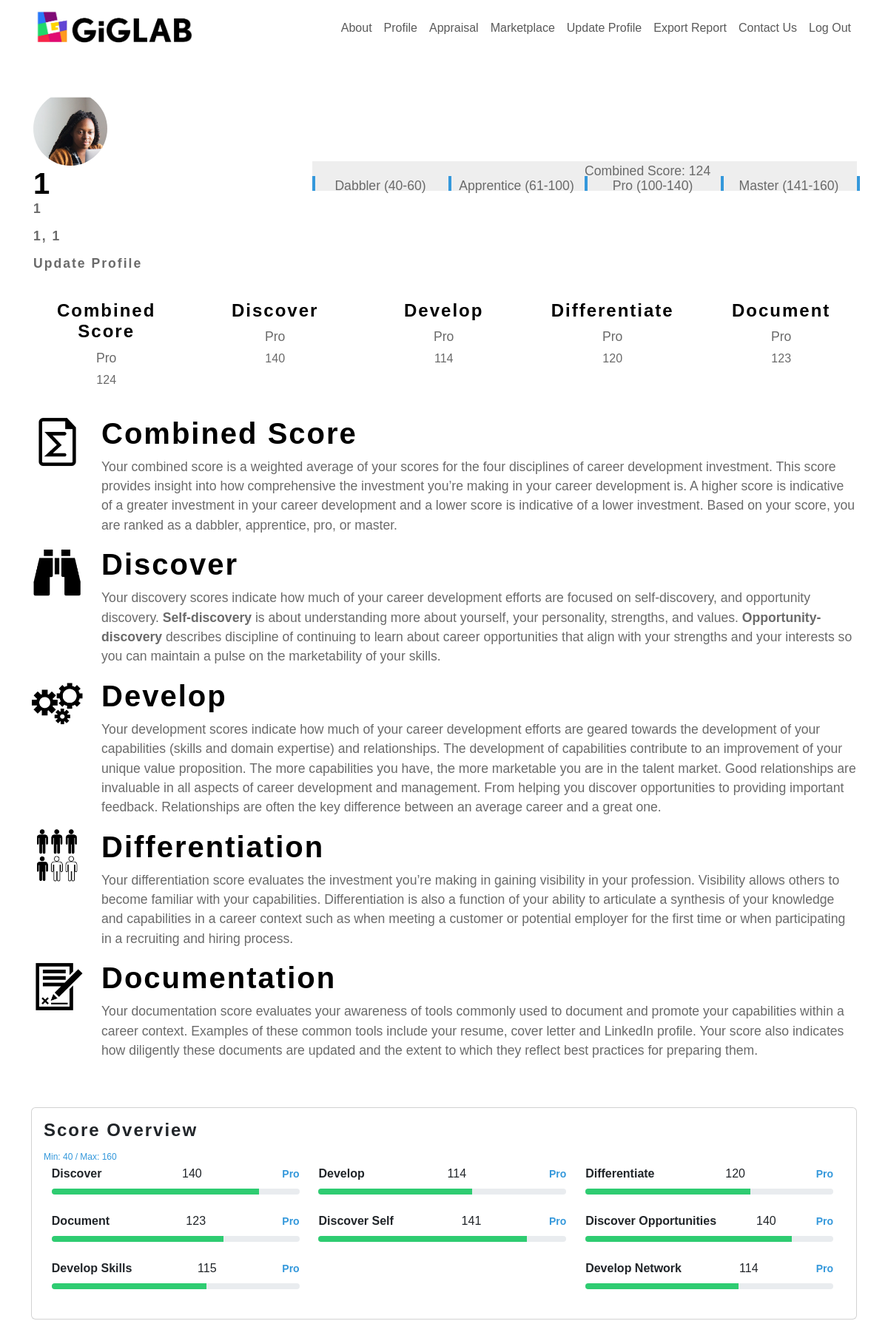
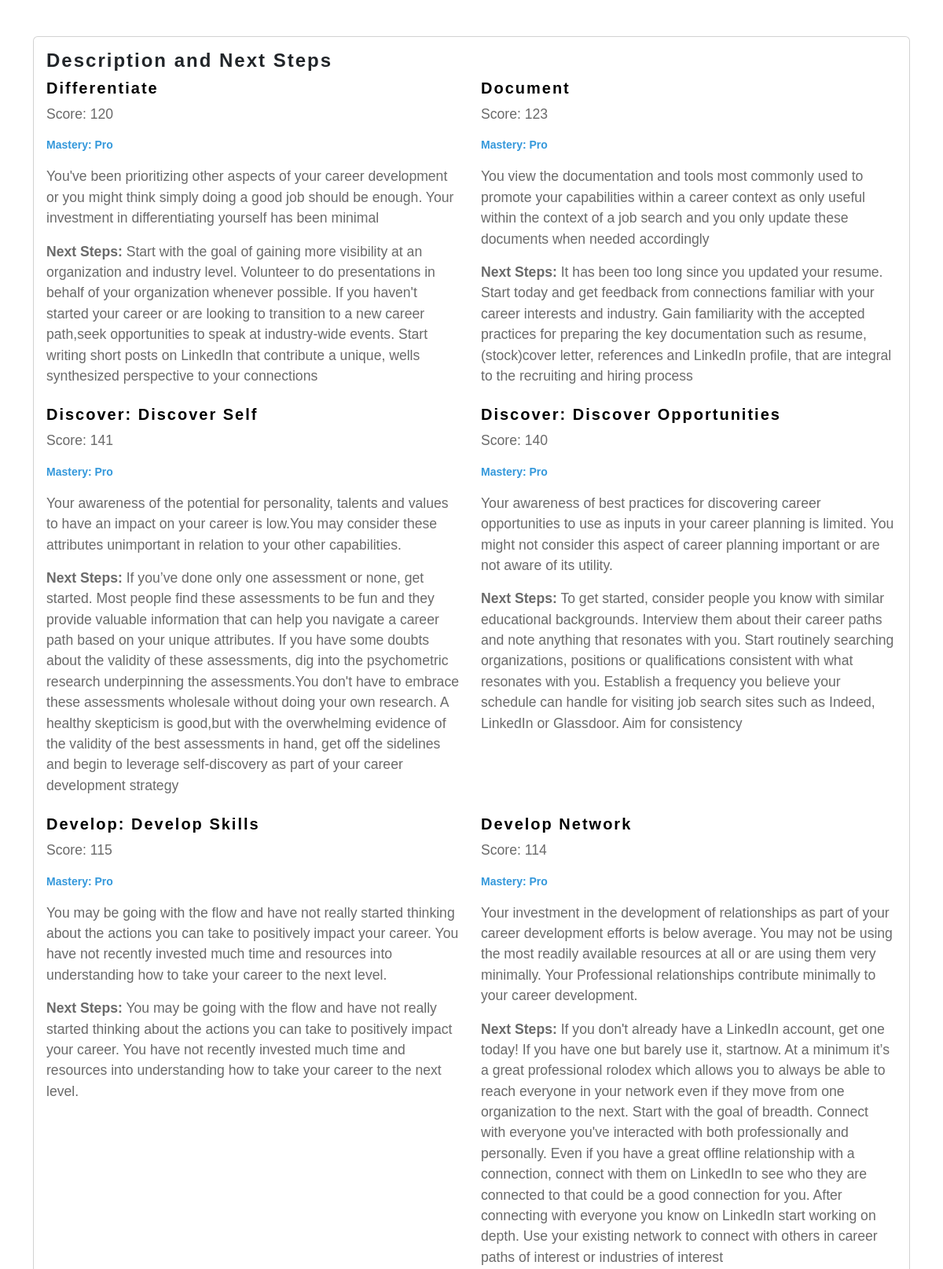
The app's page /profile (signed in, upper part) with its own data (2 pictures, top to bottom).
### model.py (models this page shows, shortened)
class User(db.Model):
    id = db.Column(db.Integer, primary_key=True)
    username = db.Column(db.String(50), unique=True)
    password = db.Column(db.String(50))
    response = db.Column(db.JSON)
    score = db.Column(db.JSON)
    profile_picture = db.Column(db.String(255))
    name = db.Column(db.String(50))
    description = db.Column(db.String(255))
    role = db.Column(db.String(50))
    affiliation = db.Column(db.String(50))

### main.py (the view)
@app.route('/profile')
@login_required
def profile():
    user = User.query.filter_by(username=session['username']).first()
    return render_template('profile.html', user=user, results=user.score)

### main.py (called while the page is built)
def login_required(f):
    @wraps(f)
    def decorated_function(*args, **kwargs):
        if 'user_id' not in session:
            flash('You need to login first.', 'danger')
            return redirect(url_for('login'))
        return f(*args, **kwargs)
    return decorated_function

### utility.py (called while the page is built)
@app.teardown_appcontext
def teardown_appcontext(exception=None):
    db.session.remove()

### templates/profile.html (shortened to what this page needs)
{% extends "base.html" %}
{% block content %}
<head>
</head>
<body>
    <div id="report-content">
    <section>
    <div class="container mt-5">
        <div class="row equal-heigh">
            <div class="col-md-4">
                <div class="profile-picture">
                    <img id="profile-picture-preview" src="static/uploads/{{ user.profile_picture }}"
                        alt="Profile Picture">
                </div>
                <div class="profile-details">
                    <h1>{{ user.name }}
                    <p>{{ user.description }}</p>
                    <p>{{ user.role}}, {{ user.affiliation }}</p>
                    <p><a class="nav-link" href="{{ url_for('profile_update') }}">Update Profile</a></p></h1>
                </div>
            </div>
            {% if results['Combined Score'] %}
            <div class="col-md-8" style="margin-top: 5%;">
                <div class="progress-bar-info">
                    <div class="percentage-text" style="left: 50%;"><p>Combined Score: {{ results['Combined Score']['assessment score'] }}</p></div>
                </div>
                <div class="progress-bar-info2">
                    <div class="ticker" style="left: 0%;"></div>
                    <div class="ticker" style="left: 25%;"></div>
                    <div class="ticker" style="left: 50%;"></div>
                    <div class="ticker" style="left: 75%;"></div>
                    <div class="ticker" style="left: 100%;"></div>
                    <div class="label" style="left: 0%;"><p>Dabbler (40-60)</p></div>
                    <div class="label" style="left: 25%;"><p>Apprentice (61-100)</p></div>
                    <div class="label" style="left: 50%;"><p>Pro (100-140)</p></div>
                    <div class="label" style="left: 75%;"><p>Master (141-160)</p></div>
                </div>
            </div>
        </div>
        <div class="row score-row">
            {% for key, value in results.items() %}
                {% if key in ['Combined Score', 'Discover', 'Develop', 'Differentiate', 'Document'] %}
                    <div class="col-sm auto" style="padding-left: 1%;">
                        <div class="align-items-center text-center justify-content-between">
                            <h1>{{ key }}</strong></h1>
                            <p>{{ value['classification'] }}</p>
                        </div>
                        <div class="pie-container">
                            <p class="pie-number">{{ value['assessment score'] }}</p>
                        </div>
                    </div>
                {% endif %}
            {% endfor %}
        </div>
</div>
    </section>
    <section>
        <div class="container mt-5">
            <div class="row">
                <div class="col-md-1 auto">
                    <img src="static/images/combinedicon.png" alt="Combined" width="100%" height="auto">
                </div>
                <div class="col-lg augo">
                    <h1>Combined Score</h1>
                    <p>Your combined score is a weighted average of your scores for the four disciplines of career development investment. This score provides insight into how comprehensive the investment you’re making in your career development is. A higher score is indicative of a greater investment in your career development and a lower score is indicative of a lower investment. Based on your score, you are ranked as a dabbler, apprentice, pro, or master. </p>
                </div>
            </div>
            <div class="row">
                <div class="col-md-1 auto">
                    <img src="static/images/discovericon.png" alt="discover" width="100%" height="auto">
                </div>
                <div class="col-lg augo">
                    <h1>Discover</h1>
                    <p>Your discovery scores indicate how much of your career development efforts are focused on self-discovery, and opportunity discovery. <strong>Self-discovery</strong> is about understanding more about yourself, your personality, strengths, and values. <strong>Opportunity-discovery</strong> describes discipline of continuing to learn about career opportunities that align with your strengths and your interests so you can maintain a pulse on the marketability of your skills.</p>
                </div>
            </div>
            <div class="row">
                <div class="col-md-1 auto">
                    <img src="static/images/developicon.png" alt="develop" width="100%" height="auto">
                </div>
                <div class="col-lg augo">
                    <h1>Develop</h1>
                    <p>Your development scores indicate how much of your career development efforts are geared towards the development of your capabilities (skills and domain expertise) and relationships. The development of capabilities contribute to an improvement of your unique value proposition. The more capabilities you have, the more marketable you are in the talent market. Good relationships are invaluable in all aspects of career development and management. From helping you discover opportunities to providing important feedback. Relationships are often the key difference between an average career and a great one.</p>
                </div>
            </div>
            <div class="row">
                <div class="col-md-1 auto">
                    <img src="static/images/differentiationicon.png" alt="Combined" width="100%" height="auto">
                </div>
                <div class="col-lg augo">
                    <h1>Differentiation</h1>
                    <p>Your differentiation score evaluates the investment you’re making in gaining visibility in your profession. Visibility allows others to become familiar with your capabilities. Differentiation is also a function of your ability to articulate a synthesis of your knowledge and capabilities in a career context such as when meeting a customer or potential employer for the first time or when participating in a recruiting and hiring process. </p>
                </div>
            </div>
            <div class="row">
                <div class="col-md-1 auto">
                    <img src="static/images/documentationicon.png" alt="Combined" width="100%" height="auto">
                </div>
                <div class="col-lg augo">
                    <h1>Documentation</h1>
                    <p>Your documentation score evaluates your awareness of tools commonly used to document and promote your capabilities within a career context. Examples of these common tools include your resume, cover letter and LinkedIn profile. Your score also indicates how diligently these documents are updated and the extent to which they reflect best practices for preparing them.</p>
                </div>
            </div>
        </div>
    </section>
    <div class="container mt-5">
        <div class="row">
            <div class="col-md-12">
                <div class="card profile-card">
                    <div class="card-body">
                        <div>
                            <h4 class="card-title">Score Overview</h4>
                            <span class="category-min-max">Min: 40 / Max: 160</span>
                        </div>
                        <div class="d-flex flex-wrap justify-content-between">
                            {% for key, value in results.items() %}
                            {% if key not in ['Combined Score'] %}
                            <div class="col-md-4 mb-4" style="padding-left: 1%;">
                                <div class="d-flex align-items-center justify-content-between">
                                    <strong>{{ key }}</strong> {{ value['assessment score'] }}
                                    <span class="mastery">{{ value['classification'] }}</span>
                                </div>
                                <div class="progress mt-2">
                                    <div class="progress-bar" role="progressbar"
                                        style="width: {{ value['percentage'] }}%;"
                                        aria-valuenow="{{ value['percentage'] }}" aria-valuemin="0" aria-valuemax="100">
                                    </div>
                                </div>
                            </div>
                            {% endif %}
                            {% endfor %}
                        </div>
                    </div>
                </div>
            </div>
        </div>
        </div>
        <div class="container mt-5">
        <div class="row">
            <div class="col-md-12">
                <div class="card profile-card">
                    <div class="card-body">
                        <h4 class="card-title">Description and Next Steps</h4>
                        <div class="row">
                            {% for key, value in results.items() %}
                            {% if key not in ['Combined Score', 'Develop', 'Discover'] %}
                            <div class="col-md-6">
                                <div class="mb-4">
                                    {% if key in ['Discover Self', 'Discover Opportunities', 'Develop Skills', 'Develop
                                    Relationships'] %}
                                    <h5>{{key.split(' ')[0]}}: {{ key }}</h5>
                                    {% else %}
                                    <h5>{{ key }}</h5>
                                    {% endif %}
                                    <p>Score: {{ value['assessment score'] }}</p>
                                    <p class="mastery">Mastery: {{ value['classification'] }}</p>
                                    <p>{{ value['description'] }}</p>
                                    <p class="next-steps"><strong>Next Steps:</strong> {{ value['next steps'] }}</p>
                                </div>
                            </div>
                            {% endif %}
                            {% endfor %}
                        </div>
                    </div>
                </div>
            </div>
        </div>
    </div>
</div>
    {% else %}
    <div class="col-md auto">
        <h1>Please Complete the Career Development Investment Apprasial to See Results</h1>
        <button class="btn btn-primary" onclick="window.location.href='/survey'">Go to Survey</button>
    </div>
    {% endif %}
</body>
{% endblock %}

### templates/base.html (style rules this page uses)
body { display: flex; flex-direction: column; min-height: 100vh; }
* { font-family: 'Montserrat', sans-serif; }
h1, h2, h3, h4, h5, h6 { font-family: 'Montserrat', sans-serif; letter-spacing: 2px; color: #000000; }
p { font-family: 'Montserrat', sans-serif; color: #6a6a6a; font-size: 1.1rem; }
a { font-family: 'Montserrat', sans-serif; }

### templates/profile.html (style rules this page uses)
:root { --highlight-blue: #3498db; --highlight-green: #2ecc71; --line-color: #3498db; }
h1, h2, h3, h4, h5, h6 { font-family: 'barlow condensed', sans-serif; letter-spacing: 2px; font-weight: bold; }
#profile-picture-preview { max-width: 100px; height: 100px; border-radius: 50%; object-fit: cover; }
.progress { height: 8px; margin-top: 8px; }
.mastery { font-size: 14px; font-weight: bold; color: var(--highlight-blue); }
.next-steps { margin-top: 8px; }
.pie-container { position: relative; text-align: center; display: flex; align-items: center; justify-content: center; }
.pie-number { position: absolute; top: 50%; left: 50%; transform: translate(-50%, -50%); margin: 0; font-size: 16px; }
.col-md-4 { flex: 0 0 33.333333%; max-width: 33.333333%; padding-left: 15px; padding-right: 15px; }
.category-min-max { font-size: 12px; color: var(--highlight-blue); }
.progress-bar { background-color: var(--highlight-green); }
.score-row h1 { font-size: x-large; }
.score-row { margin-top:2%; }
.progress-bar-info2 { position: relative; max-width: 100%; height: 10%; background-color: #eee; overflow: fit; }
.progress-bar-info { margin-top:5%; position: relative; max-width: 100%; height: 10%; background-color: #eee; }
.ticker, .label { position: absolute; height: 100%; }
.ticker { width: 4px; background-color: #3498db; }
.label { text-align: center; width: 25%; }
.percentage-text { position: absolute; }

### records on screen
User: profile_picture (picture), name "1", description "1", role "1", affiliation "1"

### other values on screen
{{ results['Combined Score']['assessment score'] }} "124"
{{ key }} "Combined Score" "Discover" "Develop" "Differentiate" "Document"
{{ value['classification'] }} "Pro" "Pro" "Pro" "Pro" "Pro"
{{ value['assessment score'] }} "124" "140" "114" "120" "123"
{{ key }} "Discover" "Develop" "Differentiate" "Document" "Discover Self" "Discover Opportunities" "Develop Skills" "Develop Network"
{{ value['assessment score'] }} "140" "114" "120" "123" "141" "140" "115" "114"
{{ value['classification'] }} "Pro" "Pro" "Pro" "Pro" "Pro" "Pro" "Pro" "Pro"
{{ key }} "Differentiate" "Document" "Develop Network"
{{ value['assessment score'] }} "120" "123" "141" "140" "115" "114"
{{ value['classification'] }} "Pro" "Pro" "Pro" "Pro" "Pro" "Pro"
{{ value['description'] }} "You've been prioritizing other aspects of your career development or you might think simply doing a good job should be enough. Your investment in differentiating yourself has been minimal" "Your awareness of the potential for personality, talents and values to have an impact on your career is low.You may consider these attributes unimportant in relation to your other capabilities."
{{ key.split(' ')[0] }} "Discover" "Discover" "Develop"
{{ key }} "Discover Self" "Discover Opportunities" "Develop Skills"
